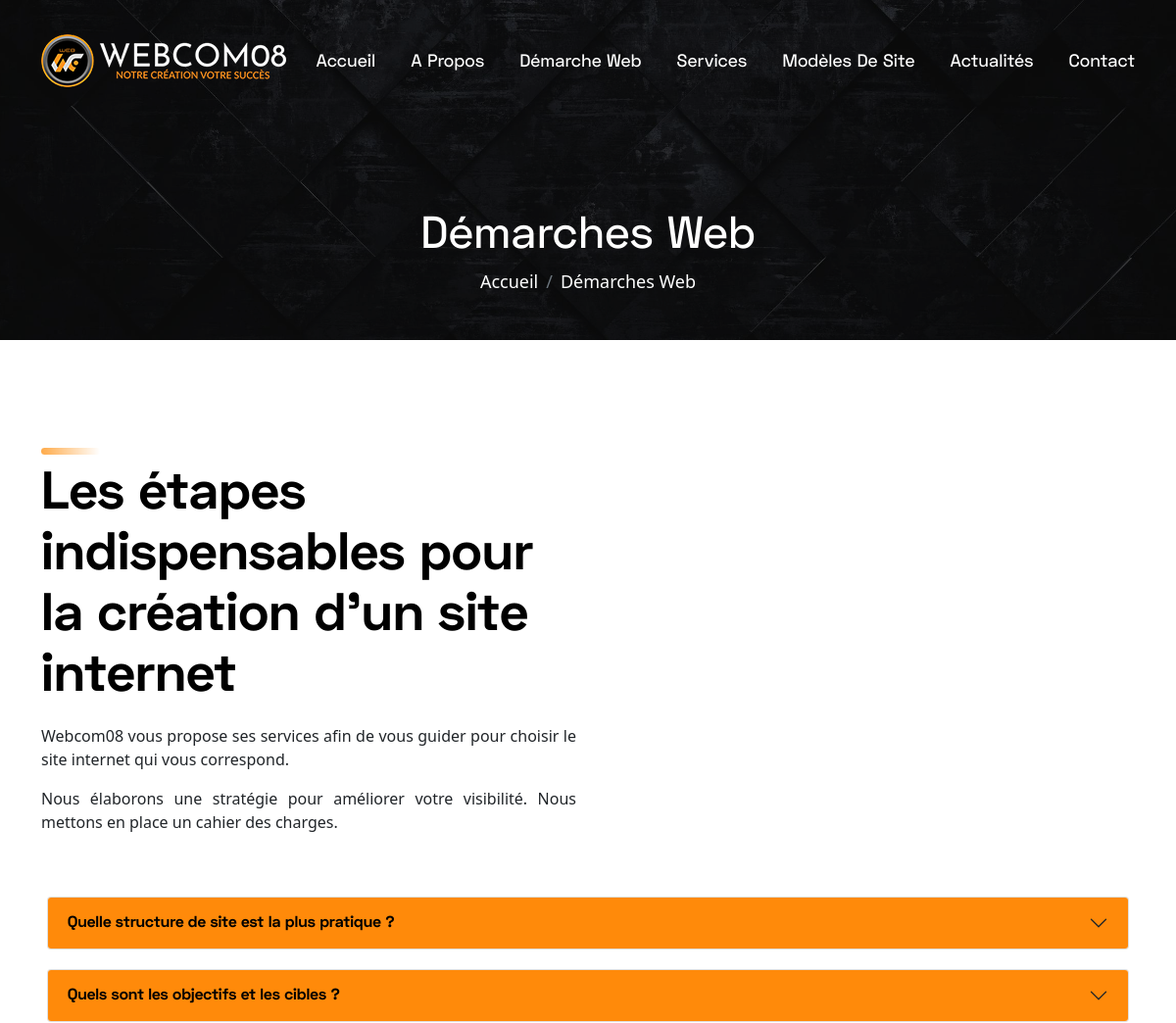
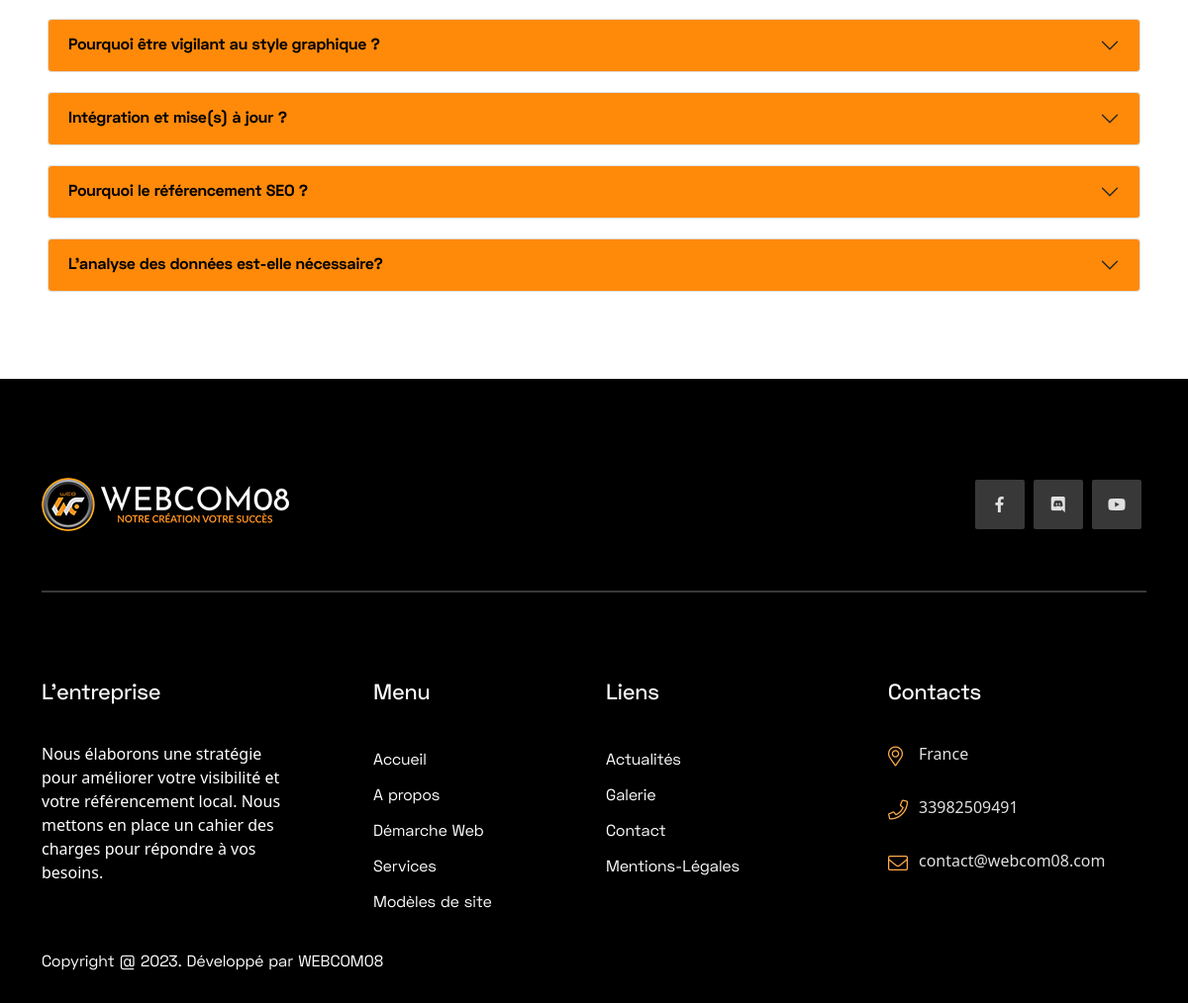
Page /demarche-web/ on the committed database (2 pictures, top to bottom).
### homepage/models.py (models this page shows, shortened)
class SiteSetting(models.Model):
    STATUS = (
        ('True', 'True'),
        ('False', 'False'),
    )
    title = models.CharField(max_length=200)
    meta_keyword = models.CharField(max_length=200)
    meta_description = models.TextField()
    address = models.CharField(max_length=200)
    phone = models.IntegerField()
    email = models.EmailField(blank=True, null=True, max_length=50)
    logo = models.ImageField(blank=True, null=True, upload_to='icon/')
    favicon = models.ImageField(blank=True, null=True, upload_to='icon/')
    facebook = models.URLField(blank=True, max_length=500)
    discord = models.URLField(blank=True, max_length=500)
    youtube = models.URLField(blank=True, max_length=500)
    contact = models.TextField()
    status = models.CharField(max_length=50, choices=STATUS)
    created_at = models.DateTimeField(auto_now_add=True)
    updated_at = models.DateTimeField(auto_now=True)

### web_approach/models.py (models this page shows, shortened)
class WebApproachSlider(models.Model):
    id = models.AutoField(primary_key=True)
    title = models.CharField(max_length=200)
    slider_image = models.ImageField(blank=True, null=True, upload_to='webapp-slider/')
    class Meta:
        verbose_name_plural = "Breadcrumb Image"

class WebApproachContent(models.Model):
    content_id = models.AutoField(primary_key=True)
    heading = models.CharField(max_length=100)
    content = models.TextField()
    image = models.ImageField(blank=True, null=True, upload_to='webapp/')
    add_date = models.DateTimeField(auto_now_add=True, null=True)
    class Meta:
        verbose_name_plural = "Web Approach Content"

class FAQ(models.Model):
    content_id = models.AutoField(primary_key=True)
    heading = models.CharField(max_length=100)
    content = models.TextField()
    add_date = models.DateTimeField(auto_now_add=True, null=True)
    class Meta:
        verbose_name_plural = "FAQ"

### web_approach/views.py (the view)
# urls.py: path('', views.webapproach, name="webapproach"),
def webapproach(request):
    settings = SiteSetting.objects.all()
    apprslider = WebApproachSlider.objects.all().order_by('-id')[:1]
    approne = WebApproachContent.objects.all().order_by('-content_id')[:1]
    appr_seo = WebApproachSeoSnippets.objects.all().order_by('-s_id')[:1]
    faq = FAQ.objects.all()
    context={'settings':settings,
             'apprslider':apprslider,
             'approne':approne,
             'appr_seo':appr_seo,
             'faq':faq, }
    return render(request, 'newapproaches.html', context)

### web_approach/templates/newapproaches.html (shortened to what this page needs)
{% load static %}
{% for settings in settings %}
<!DOCTYPE html>
<html lang="en">
<head>
<link rel="stylesheet" href="{% static 'css/bootstrap.min.css' %}">
<link rel="stylesheet" href="{% static 'css/bootstrap.min.css' %}">
<link rel="stylesheet" href="{% static 'css/font-awesome.min.css' %}">
<link rel="stylesheet" href="{% static 'css/magnific-popup.css' %}">
<link rel="stylesheet" href="{% static 'css/animate.min.css' %}">
<link rel="stylesheet" href="{% static 'css/slick.css' %}">
<link rel="stylesheet" href="{% static 'css/default.css' %}">
<link rel="stylesheet" href="{% static 'css/style.css' %}">
<link rel="stylesheet" href="{% static 'css/gallery.css' %}">
<link href="https://getbootstrap.com/docs/5.2/assets/css/docs.css" rel="stylesheet">
<link href="https://cdn.jsdelivr.net/npm/bootstrap@5.0.2/dist/css/bootstrap.min.css" rel="stylesheet">
</head>
<body>
    <header class="header-area">
        <div class="header-nav">
            <div class="container">
                <div class="row">
                    <div class="col-lg-12">
                        <div class="navigation">
                            <nav class="navbar navbar-expand-lg navbar-light ">
                                <a class="navbar-brand" width="107" height="90" href="{% url 'home' %}"><img src="{{settings.logo.url}}" alt="{{settings.title}} one"></a>
                                <div class="collapse navbar-collapse sub-menu-bar" id="navbarSupportedContent">
                                    <ul class="navbar-nav ml-auto">
                                        <li class="nav-item active">
                                            <a class="nav-link" href="{% url 'home' %}">Accueil</a>
                                        </li>
                                        <li class="nav-item">
                                            <a class="nav-link" href="{% url 'about' %}">A propos</a>
                                        </li>
                                        <li class="nav-item">
                                            <a class="nav-link" href="{% url 'webapproach' %}">Démarche Web</a>
                                        </li>
                                        <li class="nav-item">
                                            <a class="nav-link" href="{% url 'service' %}">Services</a>
                                        </li>
                                        <li class="nav-item">
                                            <a class="nav-link" href="{% url 'portfolio' %}">Modèles de site</a>
                                        </li>
                                        <li class="nav-item">
                                            <a class="nav-link" href="{% url 'blog' %}">Actualités</a>
                                        </li>
                                        <li class="nav-item">
                                            <a class="nav-link" href="{% url 'contact' %}">Contact</a>
                                        </li>
                                    </ul>
                                </div>
                            </nav>
                        </div>
                    </div>
                </div>
            </div>
        </div>
    </header>
    {% for apprslider in apprslider %}
    <div class="page-title-area">
        <div class="section__bg" style="background-image: url('{{apprslider.slider_image.url}}');"></div>
        {% endfor %}
        <div class="container">
            <div class="row">
                <div class="col-lg-12">
                    <div class="page-title-content text-center">
                        <h3 class="title">Démarches Web</h3>
                        <nav aria-label="breadcrumb">
                            <ol class="breadcrumb">
                                <li class="breadcrumb-item"><a style="text-decoration: none;" href="{% url 'home' %}">Accueil</a></li>
                                <li class="breadcrumb-item active" aria-current="page">Démarches Web</li>
                            </ol>
                        </nav>
                    </div>
                </div>
            </div>
        </div>
    </div>
    <section class="about-us-area pt-100">
        {% for approne in approne %}
        <div class="container">
            <div class="row align-items-center">
                <div class="col-md-12 col-lg-6">
                    <div class="about-content">
                        <img src="{% static 'images/hero-line.png' %}" alt="{{aboutone.heading}}">
                        <h3 class="title">{{approne.heading}} </h3>
                        <p>{{approne.content|safe}}</p>
                    </div>
                </div>
                <div class="col-md-12 col-lg-6">
                    <div class="about-thumb animated wow fadeInRight" data-wow-duration="3000ms" data-wow-delay="0ms">
                    </div>
                </div>
            </div>
        </div>
        {% endfor %}
    </section>
<section style="padding: 24px;">
<div class="m-4 pb-20">
    {% for faq in faq %}
    <div class="accordion pb-20" id="myAccordion">
        <div class="accordion-item">
            <h2 class="accordion-header" id="headingOne">
                <button type="button" class="accordion-button collapsed" style="background: #ff8a0a; color: black;" data-bs-toggle="collapse" data-bs-target="#collapseOne"><strong>{{faq.heading}}</strong></button>
            </h2>
        </div>
    </div>
    {% endfor %}
</div>
</section>
 <footer class="footer-area">
    <div class="container">
        <div class="row">
            <div class="col-lg-12">
                <div class="footer-top d-block d-sm-flex  justify-content-between align-items-center">
                    <div class="footer-logo">
                        <a href="{% url 'home' %}"><img src="{{settings.logo.url}}" alt="{{settings.title}} two"></a>
                    </div>
                    <div class="footer-social">
                        <ul>
                            <li><a href="{{settings.facebook}}" target="_blank"><i class="fab fa-facebook-f"></i></a></li>
                            <li><a href="{{settings.discord}}" target="_blank"><i class="fab fa-discord"></i></a></li>
                            <li><a href="{{settings.youtube}}" target="_blank"><i class="fab fa-youtube"></i></a></li>
                        </ul>
                    </div>
                </div>
            </div>
        </div>
        <div class="footer-item">
            <div class="row">
                <div class="col-lg-3 col-md-6">
                    <div class="footer-about mt-30">
                        <h4 class="title">L'entreprise</h4>
                        <p>{{settings.meta_description}}</p>
                    </div>
                </div>
                <div class="col-lg-3 col-md-6 col-sm-6">
                    <div class="footer-list mt-30 ml-95">
                        <h4 class="title">Menu</h4>
                        <ul>
                            <li><a style= "text-decoration: none;" href="{% url 'home' %}">Accueil</a></li>
                            <li><a style= "text-decoration: none;" href="{% url 'about' %}">A propos</a></li>
                            <li><a style= "text-decoration: none;" href="{% url 'webapproach' %}">Démarche Web</a></li>
                            <li><a style= "text-decoration: none;" href="{% url 'service' %}">Services</a></li>
                            <li><a style= "text-decoration: none;" href="{% url 'portfolio' %}">Modèles de
                                site</a></li>
                        </ul>
                    </div>
                </div>
                <div class="col-lg-3 col-md-6 col-sm-6">
                    <div class="footer-list mt-30">
                        <h4 class="title">Liens
                        </h4>
                        <ul>
                            <li><a style= "text-decoration: none;" href="{% url 'blog' %}">Actualités</a></li>
                            <li><a style= "text-decoration: none;" href="{% url 'gallery' %}">Galerie</a></li>
                            <li><a style= "text-decoration: none;" href="{% url 'contact' %}">Contact</a></li>
                            <li><a style= "text-decoration: none;" href="{% url 'terms' %}">Mentions-Légales</a></li>
                        </ul>
                    </div>
                </div>
                <div class="col-lg-3 col-md-6">
                    <div class="footer-info mt-30">
                        <h3 class="title">Contacts</h3>
                        <ul>
                            <li><i class="fal fa-map-marker-alt"></i> {{settings.address}} </li>
                            <li><i class="fal fa-phone"></i> {{settings.phone}} </li>
                            <li><i class="fal fa-envelope"></i> {{settings.email}} </li>
                        </ul>
                    </div>
                </div>
            </div>
        </div>
        <div class="row">
            <div class="col-lg-12">
                <div class="footer-copyright">
                    <p>Copyright @<span id="copyright"> <script>document.getElementById('copyright').appendChild(document.createTextNode(new Date().getFullYear()))</script></span>. Développé par WEBCOM08</p>
                </div>
            </div>
        </div>
    </div>
</footer>
{% endfor %}
</body>
</html>

### static/css/default.css (style rules this page uses)
.mt-30 { margin-top: 30px; }
.ml-95 { margin-left: 95px; }
.pt-100 { padding-top: 100px; }
.pb-20 { padding-bottom: 20px; }

### rows in the picture
SiteSetting: logo (picture), meta_description "Nous élaborons une stratégie pour améliorer votre visibilité et votre référencement local. Nous mettons en place un cahier des charges pour répondre à vos besoins.", address "France", phone "33982509491", email "contact@webcom08.com"
WebApproachSlider: slider_image (picture)
WebApproachContent: heading "Les étapes indispensables pour la création d’un site internet", content "Webcom08 vous propose ses services afin de vous guider pour choisir le site internet qui vous correspond. Nous élaborons une stratégie pour améliorer votre visibilité. Nous mettons en place un cahier des charges."
FAQ: heading "Quelle structure de site est la plus pratique ?"
FAQ: heading "Quels sont les objectifs et les cibles ?"
FAQ: heading "Pourquoi être vigilant au style graphique ?"
FAQ: heading "Intégration et mise(s) à jour ?"
FAQ: heading "Pourquoi le référencement SEO ?"
FAQ: heading "L’analyse des données est-elle nécessaire?"
